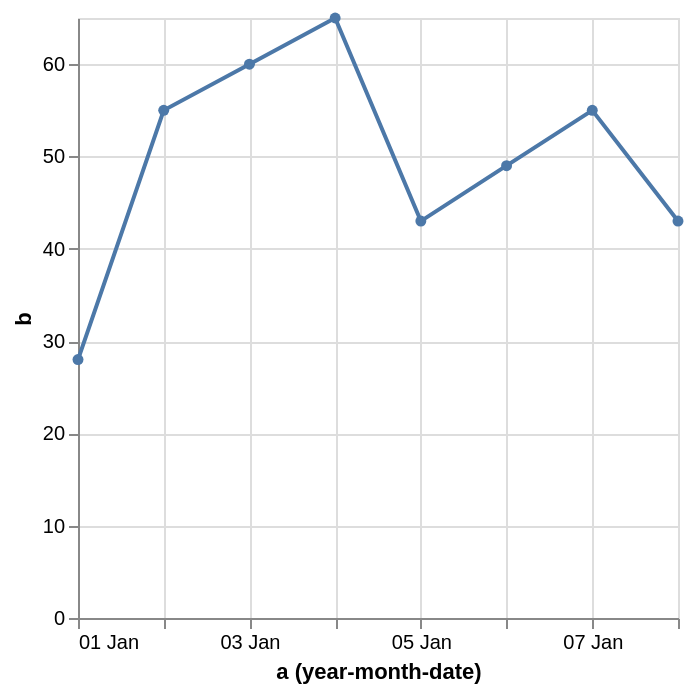

Here is the Vega-Lite specification saved for this chart:
### Vega-Lite specification from a JSON file in a GitHub repository (floating-point values rounded to 4 significant figures)
{"$schema": "https://vega.github.io/schema/vega-lite/v6.json", "description": "Using window transform to impute missing values in a line chart by averaging the previous and next values.", "width": 300, "data": {"values": [{"a": "Jan 1, 2000", "b": 28}, {"a": "Jan 2, 2000", "b": 55}, {"a": "Jan 3, 2000", "b": null}, {"a": "Jan 4, 2000", "b": 65}, {"a": "Jan 5, 2000", "b": 43}, {"a": "Jan 6, 2000", "b": null}, {"a": "Jan 7, 2000", "b": 55}, {"a": "Jan 8, 2000", "b": 43}]}, "transform": [{"window": [{"op": "lag", "field": "b", "as": "prev"}, {"op": "lead", "field": "b", "as": "next"}]}, {"calculate": "datum.b === null ? (datum.prev + datum.next)/2 : datum.b", "as": "b"}], "mark": {"type": "line", "point": true}, "encoding": {"x": {"timeUnit": "yearmonthdate", "field": "a", "type": "temporal", "axis": {"format": "%d %b"}}, "y": {"field": "b", "type": "quantitative"}}}
